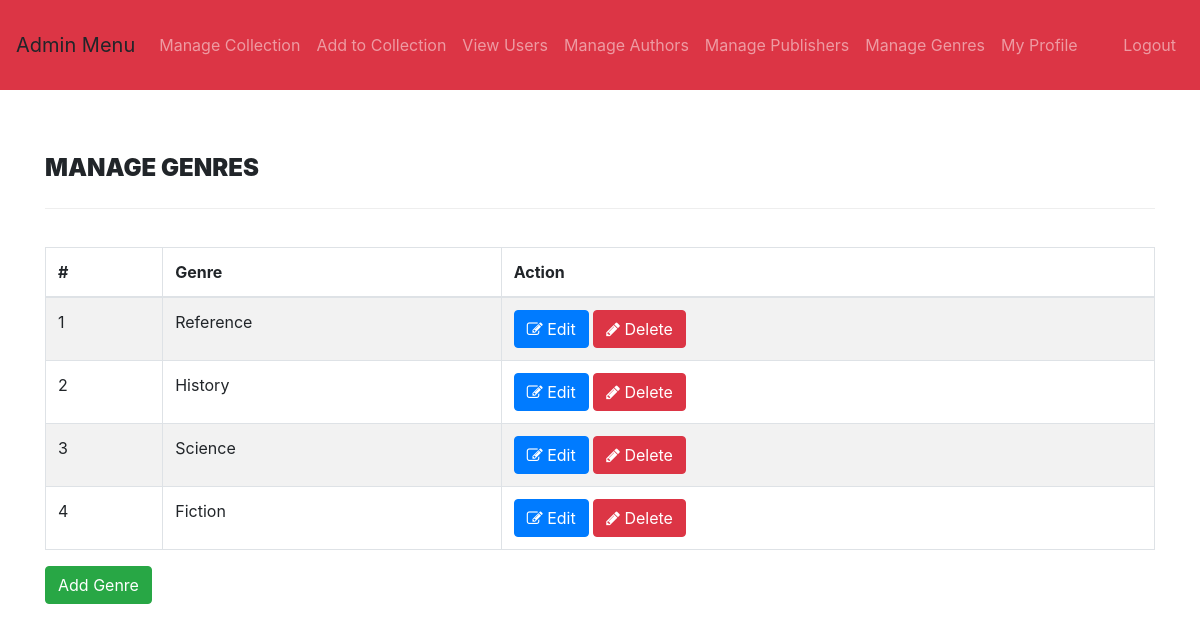
/manage-genres.php (signed in), run on the app's committed database.
### tables this page shows
CREATE TABLE `genre` (
  `id` int(11) NOT NULL,
  `GenreName` varchar(150) DEFAULT NULL
);

### manage-genres.php (the view, shortened to what this page needs)
<?php
include('includes/config.php');
if(strlen($_SESSION['alogin'])==0)
    {
header('location:index.php');
}
else{
?>
<!DOCTYPE html>
<html xmlns="http://www.w3.org/1999/xhtml">
<head>
    <link rel="stylesheet" href="https://maxcdn.bootstrapcdn.com/bootstrap/4.3.1/css/bootstrap.min.css">
    <link href="assets/css/font-awesome.css" rel="stylesheet" />
    <link href="assets/js/dataTables/dataTables.bootstrap4.css" rel="stylesheet" />
    <link href="assets/css/style.css" rel="stylesheet" />
</head>
<body>
<?php include('admin-navbar.php');?>
    <div class="content-wrapper">
         <div class="container">
        <div class="row pad-botm">
            <div class="col-md-12">
                <h4 class="header-line">Manage Genres</h4>
    </div>
        </div>
            <div class="row">
                <div class="col-md-12">
                    <div class="panel panel-default">
                        <div class="panel-body">
                            <div class="table-responsive">
                                <table class="table table-striped table-bordered table-hover" id="dataTables-example">
                                    <thead>
                                        <tr>
                                            <th>#</th>
                                            <th>Genre</th>
                                            <th>Action</th>
                                        </tr>
                                    </thead>
                                    <tbody>
<?php $sql = "SELECT * from genre";
$query = $dbh -> prepare($sql);
$query->execute();
$results=$query->fetchAll(PDO::FETCH_OBJ);
$num=1;
if($query->rowCount() > 0)
{
foreach($results as $result)
{               ?>
                                        <tr class="odd gradeX">
                                            <td class="center"><?php echo htmlentities($num);?></td>
                                            <td class="center"><?php echo htmlentities($result->GenreName);?></td>
                                            <td class="center">
                                            <a href="edit-genre.php?genreid=<?php echo htmlentities($result->id);?>"><button class="btn btn-primary"><i class="fa fa-edit "></i> Edit</button>
                                          <a href="manage-genres.php?del=<?php echo htmlentities($result->id);?>" onclick="return confirm('Are you sure you want to delete?');" >  <button class="btn btn-danger"><i class="fa fa-pencil"></i> Delete</button>
                                            </td>
                                        </tr>
 <?php $num=$num+1;}} ?>
                                    </tbody>
                                </table>
                            </div>
                        </div>
                    </div>
                    <a href="add-genre.php"><button type="button" name="addgenre" class="btn btn-success">Add Genre</button></a>
                </div>
            </div>
    </div>
    </div>
</body>
</html>
<?php } ?>

### assets/css/style.css (style rules this page uses)
.content-wrapper { margin-top: 40px; min-height:800px; padding-bottom:90px; }
.header-line { font-weight:900; padding-bottom:25px; border-bottom:1px solid #eeeeee; text-transform:uppercase; }
.pad-botm { padding-bottom:30px; }

### data on the page
genre: GenreName "Reference"
genre: GenreName "History"
genre: GenreName "Science"
genre: GenreName "Fiction"
